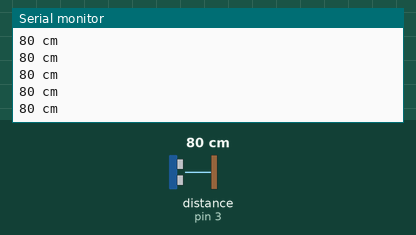
This sketch was run on a simulated Arduino Uno, built with avr-gcc and run on an emulated ATmega328P. On the bench: the last lines printed to the serial monitor. The inputs (shaded band) are chosen by the test bench; at power-on: distance to the obstacle (sensor on pin 3) 80 cm.

Above: at 1.2 s.
1.3 s: distance to the obstacle (sensor on pin 3) set to 9 cm
At 1.71 s:
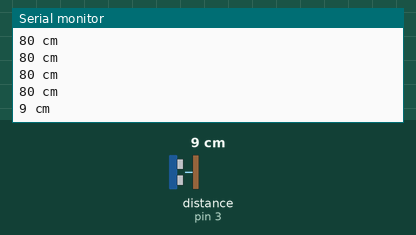
4.3 s: distance to the obstacle (sensor on pin 3) set to 2 cm
At 4.48 s:
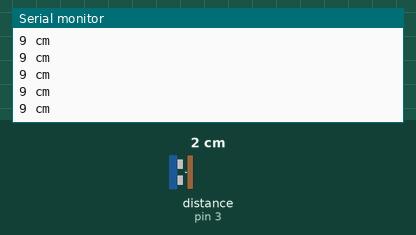
Timing chart, 0 to 7.3 s (numbered marks = the images above; inputs shaded):
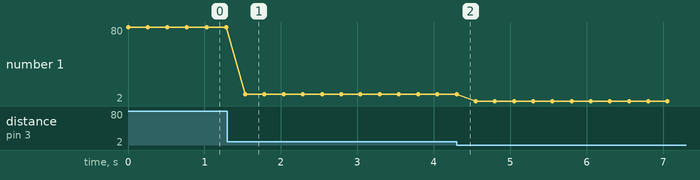

The sketch:

Grove_Ultrasonic_Ranger.ino
```cpp
#include "Ultrasonic.h"

int ultrasonicPin = 3;

Ultrasonic ultrasonic(ultrasonicPin);
void setup()
{
    Serial.begin(9600);
}
void loop()
{
    long RangeInCentimeters;

    RangeInCentimeters = ultrasonic.MeasureInCentimeters(); // two measurements should keep an interval
    Serial.print(RangeInCentimeters);//0~400cm
    Serial.println(" cm");
    delay(250);
}
```

Measured:
- after the input at 1.3 s, the serial monitor: prints a new line after 0.23 s (image 1)
- plotted number 1: 80 → 9 after the input at 1.3 s, 9 → 2 after the input at 4.3 s
